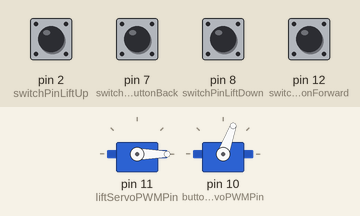
A sketch run on a simulated Arduino Uno, built with avr-gcc and run on an emulated ATmega328P. Shown: 2 × servo. Inputs (shaded band) come from the test bench; at power-on: pin 2 (switchPinLiftUp), pin 7 (switchPinButtonBack), pin 8 (switchPinLiftDown), pin 12 (switchPinButtonForward) HIGH. What the sketch prints to the serial monitor is not drawn.

Above: at 1.2 s.
1.3 s: pin 2 (switchPinLiftUp) pulled LOW for 0.15 s
At 2.1 s:
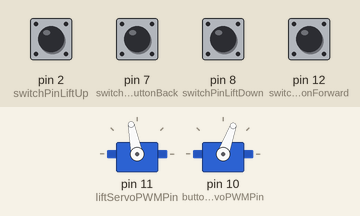
At 3.1 s:
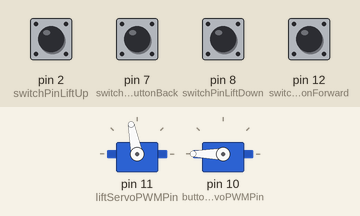
3.8 s: pin 7 (switchPinButtonBack) pulled LOW for 1 s
At 6.6 s:
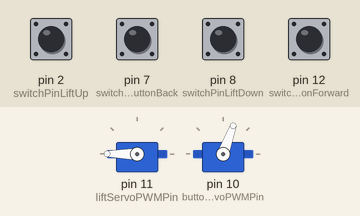
Timing chart, 0 to 8.1 s (numbered marks = the images above; inputs shaded):
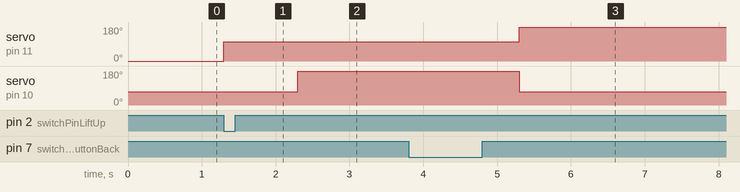

Measured:
- after the input at 1.3 s, servo on pin 11 (liftServoPWMPin): 0° → 101° at once; servo on pin 10 (buttonServoPWMPin): 70° → 180° after 1.0 s
- after the input at 3.8 s, servo on pin 11 (liftServoPWMPin): 101° → 180° after 1.5 s; servo on pin 10 (buttonServoPWMPin): 180° → 70° after 1.5 s

The sketch:

Arm_Controller.ino
```cpp
#include <Servo.h>

Servo liftServo; //servo that controls the scissor lift
Servo buttonServo; //servo that controls the button pushing mechanism

int liftServoPWMPin = 11; //pin for the pwn input for the lift servo
int buttonServoPWMPin = 10; //pin for the pwm input for the button pushing servo

//Define switches
int switchPinLiftUp = 2; //pin for the limit switch that stops the lift from going too high
int switchPinLiftDown = 8; //stops the lift from going too low
int switchPinButtonForward = 12; //pin for limit switch that stops the button pushing device from going too far outward
int switchPinButtonBack = 7; //stops button device from retracting too much

void setup() {
  //setup for the switches
  pinMode(switchPinLiftUp, INPUT_PULLUP); //we want input pullup to prevent strange readings
  pinMode(switchPinButtonForward, INPUT_PULLUP);
  pinMode(switchPinButtonBack, INPUT_PULLUP);
  pinMode(switchPinLiftDown, INPUT_PULLUP);

  //setup for the servos
  liftServo.attach(liftServoPWMPin); //attaches the servo to the correct pint
  buttonServo.attach(buttonServoPWMPin);
  Serial.begin(9600);
}

void loop() {

 int up = 0;
 int down = 0;
 int forward = 0;
 int back = 0;
 int complete = 0;
 int start = 1; //just a place-holder, this will probablly need to be an input or something from the pi/ROS

//Arm Controller
  while(complete != 1){
    up=1;
    //extending the lift
    while (up == 1){
      int switchStateLiftUp = digitalRead(switchPinLiftUp);
      if (switchStateLiftUp == 0){
        up = 0;
        forward = 1;
        liftServo.writeMicroseconds(1590);
        buttonServo.writeMicroseconds(1270); //button servo should not be moving for up or down part
      }
      else {
        liftServo.write(0);//need to check which direction this rotates
        buttonServo.writeMicroseconds(1270);
      }
    }

    //pressing the button
    while (forward == 1){
      int switchStateButtonForward = digitalRead(switchPinButtonForward);
      if (switchStateButtonForward == 1){ //Need this if statement for checking if the LIDAR sees the door opening, switch starts pushed
        buttonServo.writeMicroseconds(1270);
        liftServo.writeMicroseconds(1590); //lift servo should not be moving for forward or back part
        forward = 0;
        back = 1;
      }
      else {
        buttonServo.write(0); //Im assuming 180 is the max speed for CW rotation
        liftServo.writeMicroseconds(1590);
      }
    }

    //retracting the button mechanism
    while (back == 1){
      int switchStateButtonBack = digitalRead(switchPinButtonBack);
      Serial.print(switchStateButtonBack);
      delay(1000);
      if (switchStateButtonBack == 0){
        back = 0;
        down = 1;
        buttonServo.writeMicroseconds(1270);
        liftServo.writeMicroseconds(1590);
      }
      else {
        buttonServo.write(180); //max speed for CCW rotation
        liftServo.writeMicroseconds(1590);
      }
    }

    //compressing the lift
    while (down == 1){
      int switchStateLiftDown = digitalRead(switchPinLiftDown);
      if (switchStateLiftDown == 0){
        down = 0;
        complete = 1;
        liftServo.writeMicroseconds(1590);
        buttonServo.writeMicroseconds(1270);
        //add something to cut power to the arduino
      }
      else {
        liftServo.write(180);
        buttonServo.writeMicroseconds(1270);
      }
    }
  }
}
```
